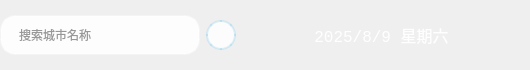
    <widget class="QWidget" name="widget01" native="true">
     <property name="minimumSize">
      <size>
       <width>500</width>
       <height>70</height>
      </size>
     </property>
     <property name="maximumSize">
      <size>
       <width>550</width>
       <height>70</height>
      </size>
     </property>
     <widget class="QWidget" name="layoutWidget">
      <property name="geometry">
       <rect>
        <x>0</x>
        <y>15</y>
        <width>521</width>
        <height>40</height>
       </rect>
      </property>
      <layout class="QHBoxLayout" name="horizontalLayout_2">
       <item>
        <widget class="QLineEdit" name="lineEditCity">
         <property name="maximumSize">
          <size>
           <width>200</width>
           <height>50</height>
          </size>
         </property>
         <property name="font">
          <font>
           <pointsize>-1</pointsize>
          </font>
         </property>
         <property name="styleSheet">
          <string notr="true">QLineEdit {
      border: 2px solid rgba(255, 255, 255, 0.3);
      border-radius: 15px;
      padding: 8px 15px;
      background: rgba(255, 255, 255, 0.9);
      color: #333;
      font-size: 12px;
      selection-background-color: #87CEEB;
  }
  QLineEdit:focus {
      border: 2px solid rgba(135, 206, 235, 0.8);
      background: rgba(255, 255, 255, 1.0);
  }
  QLineEdit:hover {
      border: 2px solid rgba(135, 206, 235, 0.5);
  }</string>
         </property>
         <property name="placeholderText">
          <string>搜索城市名称</string>
         </property>
        </widget>
       </item>
       <item>
        <widget class="QPushButton" name="LineEditCity">
         <property name="maximumSize">
          <size>
           <width>30</width>
           <height>30</height>
          </size>
         </property>
         <property name="styleSheet">
          <string notr="true">QPushButton {
      border-radius: 15px;
      background: rgba(255, 255, 255, 0.8);
      border: 2px solid rgba(135, 206, 235, 0.3);
      padding: 5px;
  }
  QPushButton:hover {
      background: rgba(135, 206, 235, 0.2);
      border: 2px solid rgba(135, 206, 235, 0.6);
      transform: scale(1.05);
  }
  QPushButton:pressed {
      background: rgba(135, 206, 235, 0.4);
      transform: scale(0.95);
  }</string>
         </property>
         <property name="text">
          <string/>
         </property>
         <property name="icon">
          <iconset resource="res.qrc">
           <normaloff>:/weather_1/search.png</normaloff>:/weather_1/search.png</iconset>
         </property>
        </widget>
       </item>
       <item>
        <widget class="QLabel" name="labelCurrentDate">
         <property name="font">
          <font>
           <family>Courier New</family>
           <pointsize>12</pointsize>
           <italic>false</italic>
          </font>
         </property>
         <property name="layoutDirection">
          <enum>Qt::LeftToRight</enum>
         </property>
         <property name="styleSheet">
          <string notr="true">color: rgba(255, 255, 255, 0.95);</string>
         </property>
         <property name="text">
          <string>2025/8/9 星期六</string>
         </property>
         <property name="alignment">
          <set>Qt::AlignCenter</set>
         </property>
        </widget>
       </item>
      </layout>
     </widget>
    </widget>
